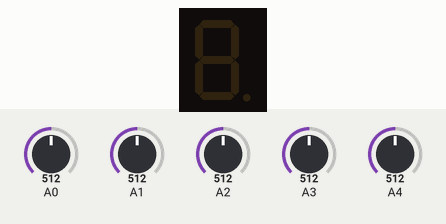
Simulated run of this sketch. Board: Arduino Uno, built with avr-gcc and run on an emulated ATmega328P. On the bench: 1-digit seven-segment display. Wiring (inferred from the names in the program): 1-digit 7-segment display, segments lit when HIGH: segments pin 2, pin 3, pin 4, pin 5, pin 6, pin 7, pin 8. The test bench sets the inputs (shaded band); at power-on: A1 = 512, A2 = 512, A0 = 512, A3 = 512, A4 = 512. The segment pins are drawn as the display they are named for.

Above: at 1.2 s.
1.3 s: A1 set to 683
2.8 s: A1 set to 713
At 4.0 s:
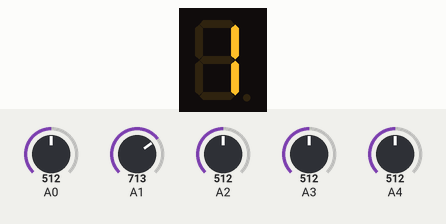
4.3 s: A2 set to 690
5.8 s: A2 set to 709
At 6.2 s:
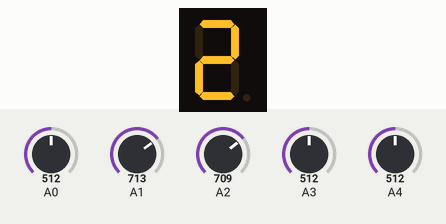
7.3 s: A0 set to 688
8.8 s: A0 set to 717
At 9.4 s:
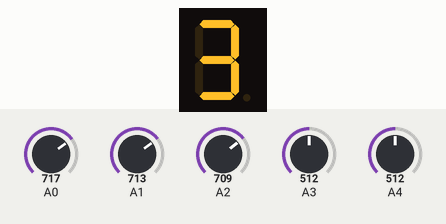
Timing chart, 0 to 11.3 s (numbered marks = the images above; inputs shaded):
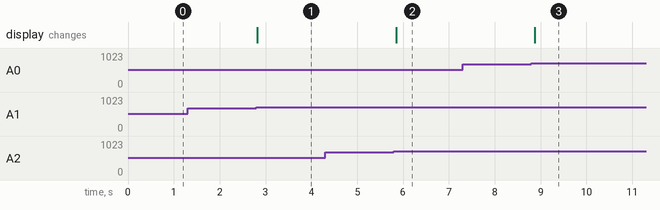

Measured:
- after the input at 1.3 s, every drawn part: stays the same
- after the input at 2.8 s, the display: changes at once (image 1)
- after the input at 4.3 s, every drawn part: stays the same
- after the input at 5.8 s, the display: changes after 0.05 s (image 2)
- after the input at 7.3 s, every drawn part: stays the same
- after the input at 8.8 s, the display: changes after 0.07 s (image 3)

The sketch:

glove_code_2.ino
```cpp
// Pines de los segmentos del Display (A-G)
int A = 2;
int B = 3;
int C = 4;
int D = 5;
int E = 6;
int F = 7;
int G = 8;

// Variables para los grados de cada dedo
int dedo1, dedo2, dedo3, dedo4, dedo5;

void setup() {
  Serial.begin(9600);

  pinMode(A, OUTPUT);
  pinMode(B, OUTPUT);
  pinMode(C, OUTPUT);
  pinMode(D, OUTPUT);
  pinMode(E, OUTPUT);
  pinMode(F, OUTPUT);
  pinMode(G, OUTPUT);
}

void loop() {
  // 1. Leer y mapear los 5 sensores flex (Recuerda poner aquí tus valores de calibración)
  dedo1 = map(analogRead(A0), 787, 389, 0, 180); // Pulgar
  dedo2 = map(analogRead(A1), 787, 389, 0, 180); // Índice
  dedo3 = map(analogRead(A2), 787, 389, 0, 180); // Medio
  dedo4 = map(analogRead(A3), 787, 389, 0, 180); // Anular
  dedo5 = map(analogRead(A4), 787, 389, 0, 180); // Meñique

  int umbral = 90;

  // 2. Reconocimiento automático de señas
  // NÚMERO 1: Solo Índice abierto
  if (dedo1 > umbral && dedo2 < 40 && dedo3 > umbral && dedo4 > umbral && dedo5 > umbral) {
    mostrarNumero(1);
  }
  // NÚMERO 2: Índice y Medio abiertos
  else if (dedo1 > umbral && dedo2 < 40 && dedo3 < 40 && dedo4 > umbral && dedo5 > umbral) {
    mostrarNumero(2);
  }
  // NÚMERO 3: Pulgar, Índice y Medio abiertos
  else if (dedo1 < 40 && dedo2 < 40 && dedo3 < 40 && dedo4 > umbral && dedo5 > umbral) {
    mostrarNumero(3);
  }
  // NÚMERO 4: Todos abiertos excepto el Pulgar
  else if (dedo1 > umbral && dedo2 < 40 && dedo3 < 40 && dedo4 < 40 && dedo5 < 40) {
    mostrarNumero(4);
  }
  // NÚMERO 5: Todos los dedos cerrados (Puño)
  else if (dedo1 < umbral && dedo2 < umbral && dedo3 < umbral && dedo4 < umbral && dedo5 < umbral) {
    mostrarNumero(5);
  }
  // NÚMERO 6: Pulgar y Meñique cerrados, el resto abiertos
  else if (dedo1 > umbral && dedo2 < 40 && dedo3 < 40 && dedo4 < 40 && dedo5 > umbral) {
    mostrarNumero(6);
  }
  // NÚMERO 7: Pulgar y Anular cerrados, el resto abiertos
  else if (dedo1 > umbral && dedo2 < 40 && dedo3 < 40 && dedo4 > umbral && dedo5 < 40) {
    mostrarNumero(7);
  }
  // NÚMERO 8: Pulgar y Medio cerrados, el resto abiertos
  else if (dedo1 > umbral && dedo2 < 40 && dedo3 > umbral && dedo4 < 40 && dedo5 < 40) {
    mostrarNumero(8);
  }
  // NÚMERO 9: Pulgar e Índice cerrados, el resto abiertos
  else if (dedo1 > umbral && dedo2 > umbral && dedo3 < 40 && dedo4 < 40 && dedo5 < 40) {
    mostrarNumero(9);
  }

  delay(100); // Pequeña pausa para evitar parpadeos y estabilizar lecturas
}

void mostrarNumero(int num) {
  switch (num) {
    case 1:
      digitalWrite(A, LOW);  digitalWrite(B, HIGH); digitalWrite(C, HIGH);
      digitalWrite(D, LOW);  digitalWrite(E, LOW);  digitalWrite(F, LOW);  digitalWrite(G, LOW);
      break;
    case 2:
      digitalWrite(A, HIGH); digitalWrite(B, HIGH); digitalWrite(C, LOW);
      digitalWrite(D, HIGH); digitalWrite(E, HIGH); digitalWrite(F, LOW);  digitalWrite(G, HIGH);
      break;
    case 3:
      digitalWrite(A, HIGH); digitalWrite(B, HIGH); digitalWrite(C, HIGH);
      digitalWrite(D, HIGH); digitalWrite(E, LOW);  digitalWrite(F, LOW);  digitalWrite(G, HIGH);
      break;
    case 4:
      digitalWrite(A, LOW);  digitalWrite(B, HIGH); digitalWrite(C, HIGH);
      digitalWrite(D, LOW);  digitalWrite(E, LOW);  digitalWrite(F, HIGH); digitalWrite(G, HIGH);
      break;
    case 5:
      digitalWrite(A, HIGH); digitalWrite(B, LOW);  digitalWrite(C, HIGH);
      digitalWrite(D, HIGH); digitalWrite(E, LOW);  digitalWrite(F, HIGH); digitalWrite(G, HIGH);
      break;
    case 6:
      digitalWrite(A, HIGH); digitalWrite(B, LOW);  digitalWrite(C, HIGH);
      digitalWrite(D, HIGH); digitalWrite(E, HIGH); digitalWrite(F, HIGH); digitalWrite(G, HIGH);
      break;
    case 7:
      digitalWrite(A, HIGH); digitalWrite(B, HIGH); digitalWrite(C, HIGH);
      digitalWrite(D, LOW);  digitalWrite(E, LOW);  digitalWrite(F, LOW);  digitalWrite(G, LOW);
      break;
    case 8:
      digitalWrite(A, HIGH); digitalWrite(B, HIGH); digitalWrite(C, HIGH);
      digitalWrite(D, HIGH); digitalWrite(E, HIGH); digitalWrite(F, HIGH); digitalWrite(G, HIGH);
      break;
    case 9:
      digitalWrite(A, HIGH); digitalWrite(B, HIGH); digitalWrite(C, HIGH);
      digitalWrite(D, HIGH); digitalWrite(E, LOW);  digitalWrite(F, HIGH); digitalWrite(G, HIGH);
      break;
  }
}
```
